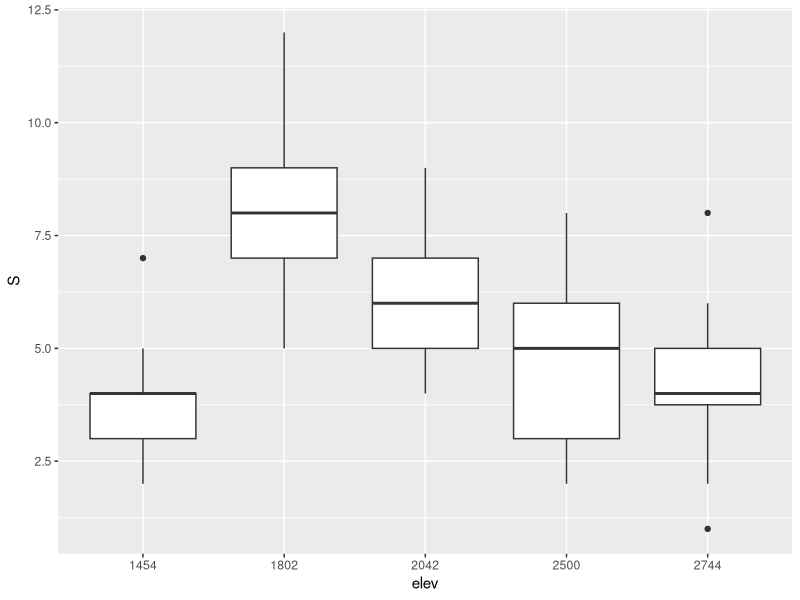
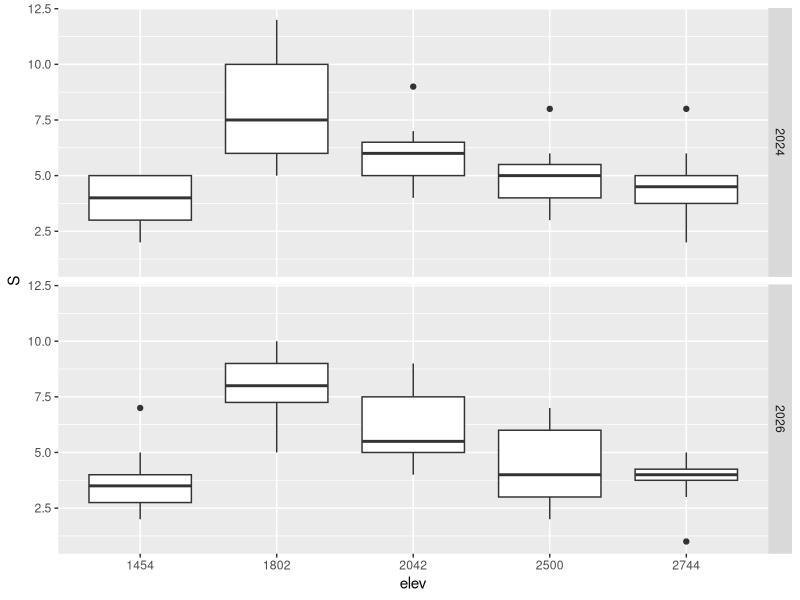
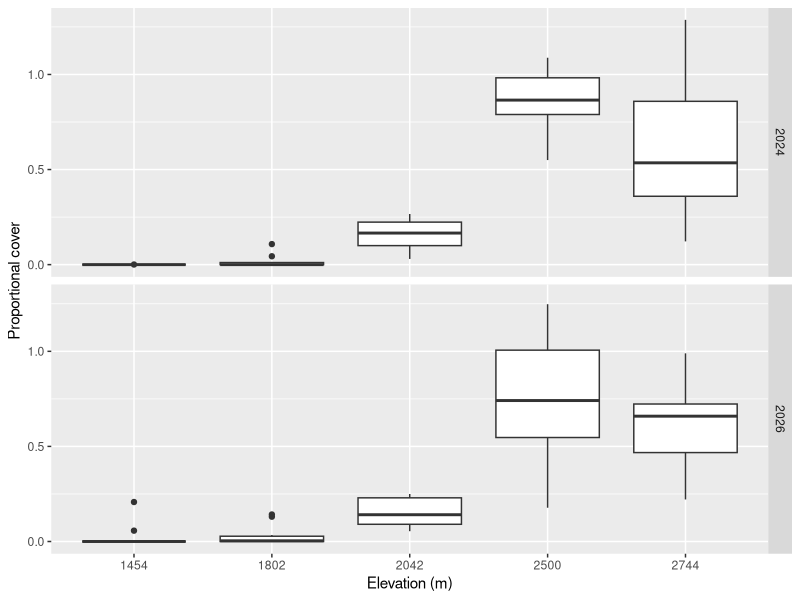
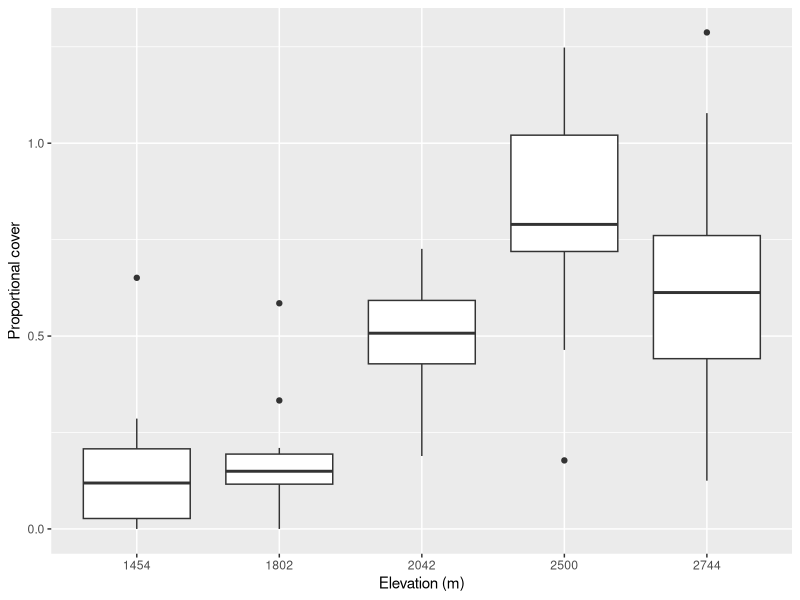
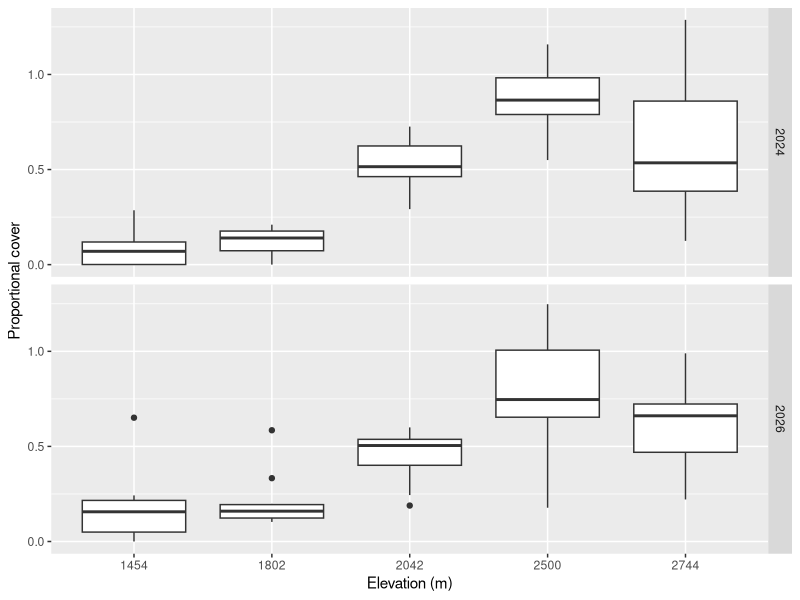
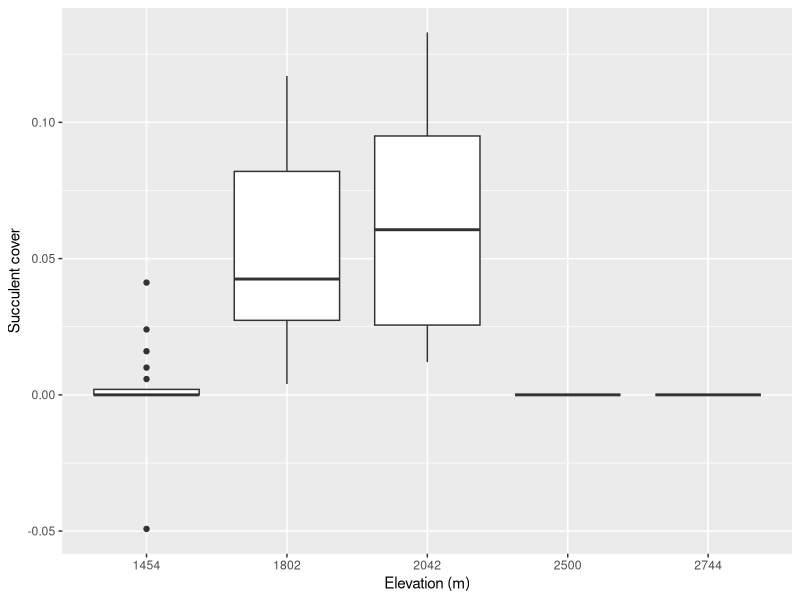
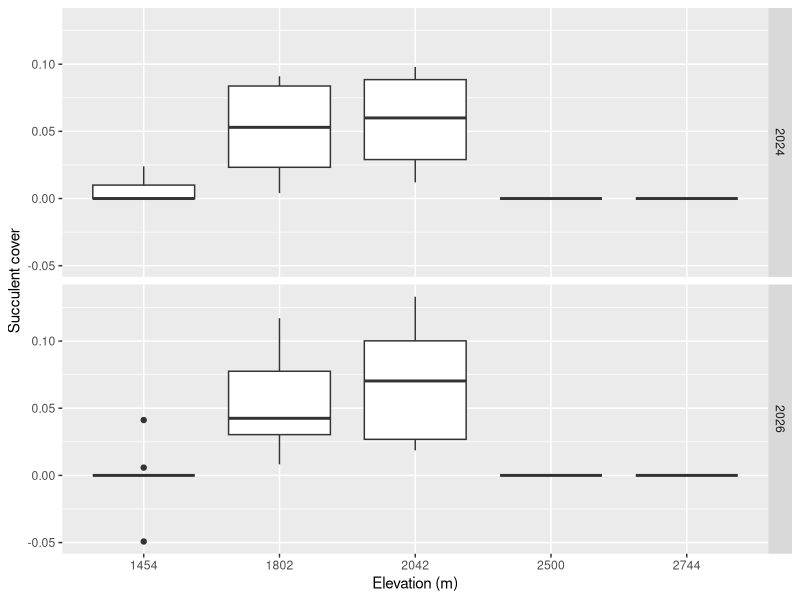
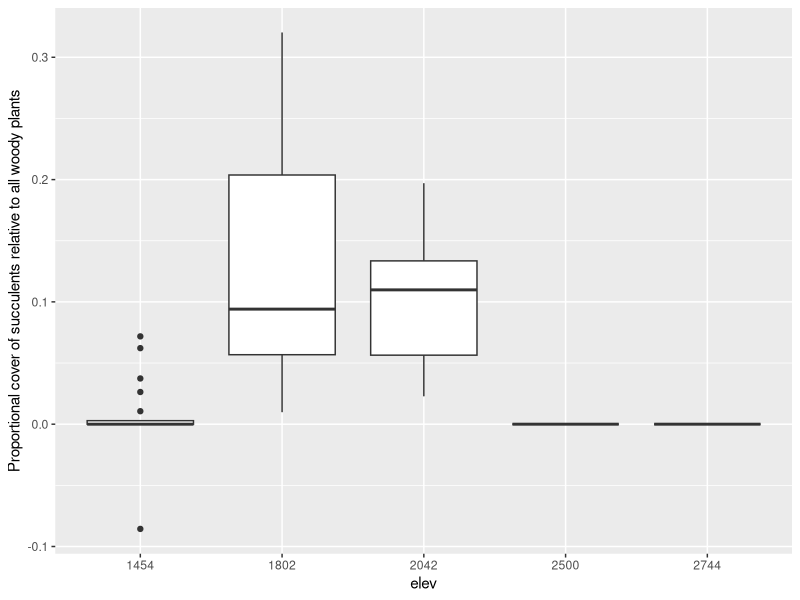

Write the R code that produced these figures, in order.
# 2024-11-01 Code for summarizing and analyzing woody plant community data
# collected by BIOL 3404 class in the Sacramento Mountains of New Mexico on
# September 28 and 29, 2024.

# edited 2026-10-14 and added 2026 data (Collected October 3-4th 2026).

library(dplyr)
library(ggplot2)
library(stringr)
library(readr)

## Read transects
transects_2024 <- read_csv("./data/sacramentos/transects_2024.csv")
transects_2026 <- read_csv("./data/sacramentos/transects_2026.csv")
transects_2024$year <- 2024
transects_2026$year <- 2026
transects_2024$transect <- as.character(transects_2024$transect)
transects_2026$transect <- as.character(transects_2026$transect)

transects <- bind_rows(transects_2024, transects_2026)

# create unique transect ids (within sites) by concatenating `group` to
# original transect number
transects$transect <- paste(transects$group, transects$transect, sep="")

## Create  `unique.transect` column into globally unique ids. This is necessary for later
## expand.grid and gives us a single column that uniquely identifies a
## transect. If we did not do this, we would need two columns, "site" and
## "transect" to identify a given transect. Also calculate the distance each
## plant covers for every entry

transects <- transects %>% mutate(site_transect_year = paste(site, transect, year, sep="."),
                                  dist = stop-start)

## distances should all be positive.
any(transects$dist <0)
transects[which(transects$dist <0),]

## DWS: In 2026, several groups have start values larger than stop values. We
## should check those as they could be mistyped data entry errors. For now,
## I'll assume that they simply switched the values and I'll take absolute
## value for now:

## Now just get the cover by species. We don't need the raw start/stop points.
## Note that each transect was 50 m long, so the proportional cover of any
## group (species, family, growth form, etc) is just the sum of the distances
## in that transect divided by 50. We can summarize by species now and then sum
## across other categories later.
cover <- group_by(transects, site_transect_year, spcode) %>% summarize(cover = sum(dist)/50)


## This data is not complete because there are missing implied zeros!
## Correctly, every species in the whole data set should have a value for every
## transect. If a species did not occur there, it should be zero cover but
## inthe current data, a missing species is not included. We must add in zeroes
## for missing species. This is a common question that comes up in data
## cleaning: are missing values truly missing or do they imply a zero? In this
## case, they logically imply zero.

# Use expand.grid to get all possible combinations of transect and species ids
all.transects.species <- expand.grid(site_transect_year = unique(cover$site_transect_year),
                                     spcode=unique(cover$spcode))

cover <- full_join(cover, all.transects.species)
## same as:
# merge(cover, all.transects.species, all=TRUE)

## ("joins" are the dplyr way, merge is base R)

## The above join/merge inserted NA for missing combinations of species and
## transects. NA should really be zero (missing species means zero cover)
cover$cover[is.na(cover$cover)] <- 0
## again, one could use mutate and case_when() for the above line.

## This data is not tidy: "site" is not its own column but is embedded in the
## site_transect ids. We did that to simplify the expand grid operation above.
## Now we must grab `site` as its own column because we will need it for
## analyses:
cover <- mutate(cover, site = str_split_fixed(site_transect_year, "\\.", n=3)[,1],
                transect = str_split_fixed(site_transect_year, "\\.", n=3)[,2],
                year = str_split_fixed(site_transect_year, "\\.", n=3)[,3])

## Read the species list. This gives us more info on each species. We can merge
## this with the transect data by 'spcode'. Here we give read.csv an explicit
## NA string for character vectors --- otherwise empty fields would be
## considered the "" string.
species <- read.csv("./data/sacramentos/species.csv", na.strings = "")

# This includes "defense" as a trait with values U, L or A. Let's get a binary
# version of the trait as well:
species <- mutate(species, armed = defense %in% c("L", "A"))


## DWS: let's make sure all of our species codes are in the species.csv data:

tspecies <- unique(transects$spcode)
length(tspecies)
# 54
sspecies <- species$spcode
length(sspecies)

unmatched <- tspecies[! tspecies %in% sspecies]
unmatched

## [1] "(heliantas)"            "(asteraceae)"           "(unknown-fabaceae)"    
## [4] "(jjaunk)"               "(2unknown-scrub-shrub)"

# Whose are these? Why are they still not in the species file? The team that
# named these needs to rpovide the data still.

length(unmatched)
# 5
## Still 5 "species" that we need to figure out and either give them each a
## correct code or provide a lowercase name and description
filter(transects, spcode %in% unmatched)


unused <- sspecies[! (sspecies %in% tspecies)]
unused

# Merge species info with transect data. Use merge() function and remember that
# we want all rows from the transects data frame in the result. We don't need
# unmatched rows in species as the file contains the full species list over
# several years and some species were not found in 2011.
cover <- left_join(cover, species)

# Read in elevations of each site and merge with cover data
sites <- read.csv("./data/sacramentos/sites.csv")

## Although elevation is numeric, it is really a categorical variable with six
## values. Let's ensure that ggplot will treat it as a categorical variable.
sites$elev <- as.factor(as.character(sites$elev))

# might be useful in transects data too:
transects <- transects %>% left_join(sites)

# Check:
unique(transects$site)

## alternatively, we could use readr::read_csv with a column type
## specification.
# sites <- read_csv(
#    "./data/sacramentos/sites.csv",
#    col_types = list(col_character(), col_factor())
# )

## Since we used the first method, we need to get the order of the factor
## right. We lucked out here given the order encountered is correct. But if the
## data changes this could be messed up. For now it is ok. Let's proive that
## the factor levels are ordered by elevation:

## > sites$elev
## [1] 1454 1802 2042 2500 2744
## Levels: 1454 1802 2042 2500 2744

## Good.

cover <- left_join(cover, sites)

# 'cover' is the tidy dataframe (tibble) for all further use. We can delete the
# intermediate objects to keep our environment cleaner (but I wont for now).
# rm(all.transects.species, sites, species, transects)

###############################################################################
## For some plots, we will want total woody cover (for example, to graph
## proportional cover of armed plants relative to total cover)
total_cover <- group_by(cover, elev, transect, year) %>%
  summarize(total_cover = sum(cover))

###############################################################################
## Some quick and dirty example analyses and figures
###############################################################################

## Richness by transect then by site:
richness <- filter(cover, cover > 0) %>% group_by(elev, transect, year) %>% summarize(S = n())

richness_plot <- ggplot(richness, aes(elev, S)) + geom_boxplot()
richness_plot
# by year:
richness_plot + facet_grid(year ~ .)


mrich_by_site <- group_by(richness, elev, year) %>% summarize(mS = mean(S))
mrich_by_site

# total richness by site
rich_by_site <-  filter(cover, cover > 0) %>% group_by(elev, year) %>%
  summarize(S = length(unique(spcode)))
rich_by_site



## Summarize proportional cover by transect and by growth form
by_elev_gf <- group_by(cover, elev, year, transect, growth_form)
gf.cover <- summarize(by_elev_gf, pcover = sum(cover))

## Just pull out trees
trees <- subset(gf.cover, growth_form=="tree")
## Note that testing equality is "==". "=" is used only in setting argument
## values in function calls

# and plot proportional tree cover by site
ggplot(trees, aes(elev, pcover)) + geom_boxplot() +
  xlab("Elevation (m)") +
  ylab("Proportional cover") +
  facet_grid(year ~ .)

ggsave("results/tree_cover_by_elev.pdf")

## We could also pull out both "tree" and "shrub/tree" together, but we
## need to do this BEFORE summarizing or we will end up with two values for
## each transect (one for the tree gf and one for "shrub_tree". We want a single
## combined value.
trees <- subset(cover, grepl("tree", growth_form, fixed = TRUE))
trees.cover <- group_by(trees, elev, year, transect) %>% summarize(pcover = sum(cover))
trees_plot <- ggplot(trees.cover, aes(elev, pcover)) + geom_boxplot() +
  xlab("Elevation (m)") +
  ylab("Proportional cover")

trees_plot

# by year:
trees_plot + facet_grid(year ~ .)


# succulents?

# allyears:
suc <- subset(gf.cover, grepl("succulent", growth_form, fixed = TRUE))
suc_plot <- ggplot(suc, aes(elev, pcover)) + geom_boxplot() +
  xlab("Elevation (m)") +
  ylab("Succulent cover")
suc_plot

suc_plot + facet_grid(year ~ .)


# what about proportionally to all woody plant cover?
suc <- left_join(suc, total_cover)
ggplot(suc, aes(elev, pcover / total_cover)) + geom_boxplot() +
  ylab("Proportional cover of succulents relative to all woody plants")


## Let's try summarizing by a plant family
by_elev_family <- group_by(cover, elev, year, transect, family)
family.cover <- summarize(by_elev_family, pcover = sum(cover))

by_family <- group_by(cover, elev, year, transect, family)
family.cover <- summarize(by_family, pcover = sum(cover))
family.cover <- group_by(family.cover, family)

## table of mean cover by family across all transects
family.table <- summarize(family.cover, pcover=mean(pcover))
family.table
family.table <- family.table %>% mutate(prop_cover = pcover/sum(pcover))

# What were most common families?
family.table %>% arrange(desc(prop_cover))


## Look at Fabaceae (the bean/pea family) across all years:
fabaceae <- subset(family.cover, family=="Fabaceae")

fab.plot <- ggplot(fabaceae, aes(elev, pcover)) + geom_boxplot() +
  xlab("Elevation (m)") +
  ylab("Proportional cover")

fab.plot


## What about conifers?
conifer_families <- c("Pinaceae", "Cupressaceae")
## We need to start at with species cover data not family here. Think about why!

conifers <-  subset(cover, family %in% conifer_families)
conifer.cover <- group_by(conifers, elev, year, transect) %>% summarize(pcover=sum(cover))

con.plot <- ggplot(conifer.cover, aes(elev, pcover)) + geom_boxplot() +
  xlab("Elevation (m)") +
  ylab("Proportional cover")

con.plot

# by year:
con.plot + facet_grid(year ~ .)

## Defenses
armed_cover <- filter(cover, armed) %>% group_by(elev, transect) %>%
  summarize(armed_cover=sum(cover))
armed_cover <- left_join(armed_cover, total_cover)

ggplot(armed_cover, aes(elev, armed_cover / total_cover)) +
  geom_boxplot() +
  xlab("Elevation (m)") +
  ylab("Proportional cover of armed species")
ggsave("./results/armed_cover_by_elev.pdf")


## by_defense <- cover %>% group_by(elev, transect, armed)
## armed_cover <- summarize(by_defense, pcover = sum(cover))
## ggplot(armed_cover, aes(elev, pcover, color=armed)) +
##   geom_boxplot()


###############################################################################
## Some ideas for investigating placement along a transect (overlap, neighbors)
###############################################################################

# create boolean "overlap" that is true if previous entry overlaps with current
# and is different species
neighbors <- transects %>% arrange(site, transect, start) %>%
  left_join(species) %>%
  group_by(transect) %>%
  mutate(overlap = start < lag(stop) & (spcode != lag(spcode)),
         prev_gf = lag(growth_form))


nrow(filter(neighbors, overlap))

# of overlaps of same growth form:
nrow(filter(neighbors, overlap & growth_form != prev_gf))

# Testing this requires some null model expectation probably based on
# probability of any neighbor being same growth form.


## For Geo 2024-12-05:

by_elev_gf <- group_by(cover, elev, transect, growth_form)
gf.cover <- summarize(by_elev_gf, pcover = sum(cover)) %>%
  na.omit()

ggplot(gf.cover, aes(elev, pcover)) + geom_boxplot() +
  facet_grid(. ~ growth_form) +
  xlab("Elevation (m)") +
  ylab("Proportional cover")

# or
ggplot(gf.cover, aes(elev, pcover)) + geom_boxplot() +
  facet_grid(growth_form ~ ., scales="free") +
  xlab("Elevation (m)") +
  ylab("Proportional cover")

# or

ggplot(gf.cover, aes(elev, pcover, color=growth_form)) + geom_boxplot() +
  xlab("Elevation (m)") +
  ylab("Proportional cover") +
  theme(legend.title=element_blank())



#### LMA code

sac_lma <- read.csv("./data/sacramentos/lma_2026.csv")

# calculate lma in m^2 / kg and leaf area in cm^2
sac_lma <- mutate(sac_lma, LMA = dry_mass/leaf_area * 0.1,
                  LA = leaf_area/leaf_or_needle_number)
lma_sum <- sac_lma %>% group_by(spcode) %>%
  summarize(LMA = mean(LMA), LA = mean(LA))


# Filter data set to just species for which we have LMA:
lma_cover <- filter(cover, spcode %in% lma_sum$spcode)

# create new columns, wLMA and wLA which are species specific LMA multiplied by
# proportional cover
lma_cover <- left_join(lma_cover, lma_sum) %>%
  mutate(wLMA = LMA*cover, wLA = LA*cover)

# calculate the weighted means
lma_by_transect <- lma_cover %>% group_by(elev, site, transect, year) %>%
  summarize(tcover = sum(cover), wLMA = sum(wLMA/tcover), wLA = sum(wLA)/tcover)

ggplot(lma_by_transect, aes(elev, wLMA)) + geom_boxplot() + facet_grid(. ~ year) +
  xlab("Elevation (m)") +
  ylab(expression(paste("Weighted mean LMA (", kg^2 / m^2, ")")))
ggsave("./results/LMA_by_elev.pdf")

ggplot(lma_by_transect, aes(elev, wLA)) + geom_boxplot() + facet_grid(. ~ year) +
  xlab("Elevation (m)") +
  ylab(expression(paste("Weighted mean leaf area (", cm^2, ")")))
